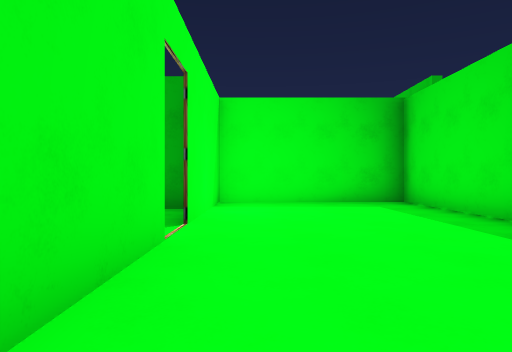
[1] (above)

24 first-person views from a walk through a Unity game level. The camera is 1.2 m above the floor, looks level and sees 70° across. The floor is counted in squares, 2 m on a side. Each view is taken from the middle of a square. On the plan, view 1 faces up. The plan holds only what a view shows up to about 10 squares ahead; the rest is blank. The place goes on beyond the plan. The player character is not drawn. Door leaves are left out, so doorways stand open. Some surface patterns are stand-ins.

[2]
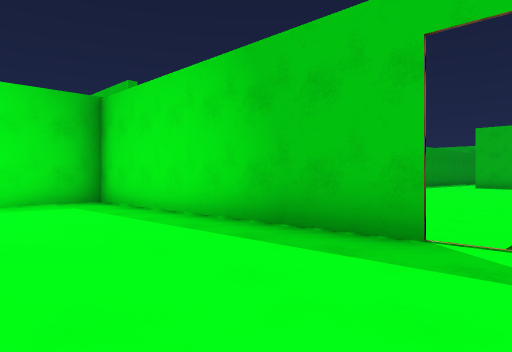

[3]
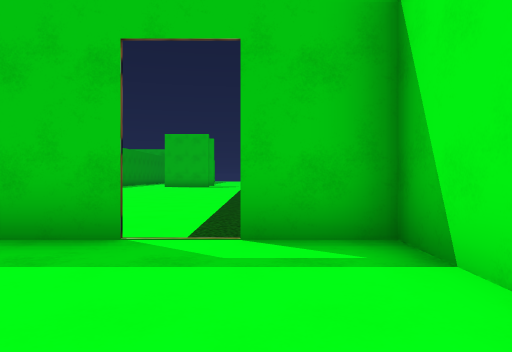

[4]
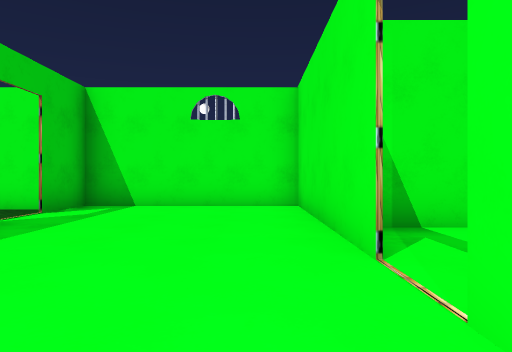

[5]
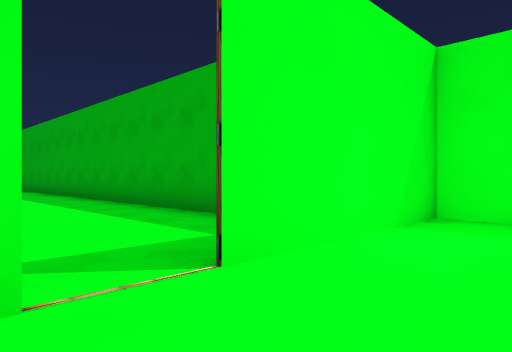

[6]
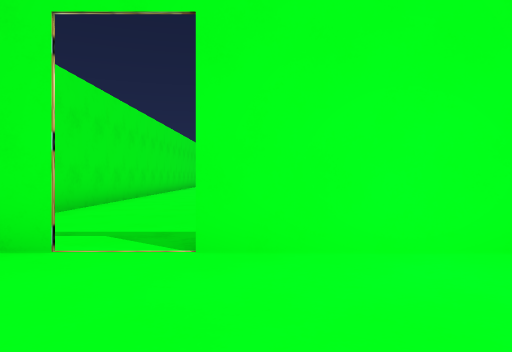

[7]
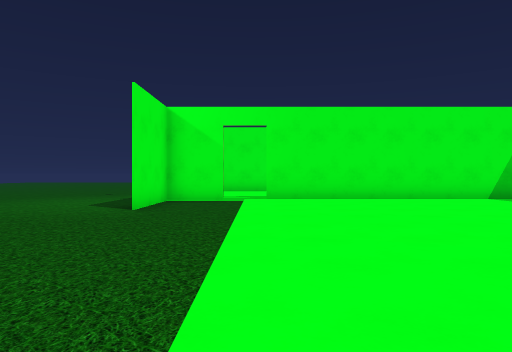

[8]
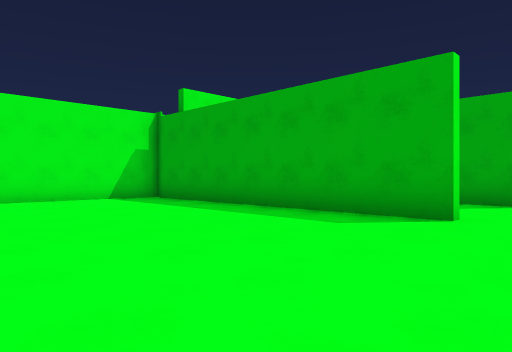

[9]
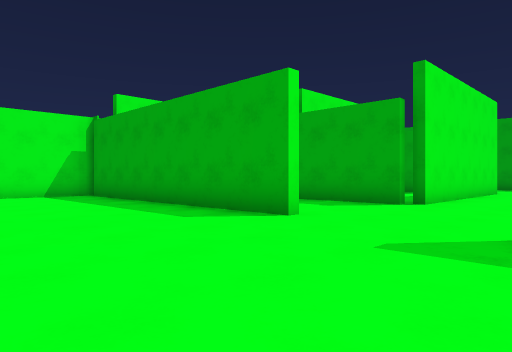

[10]
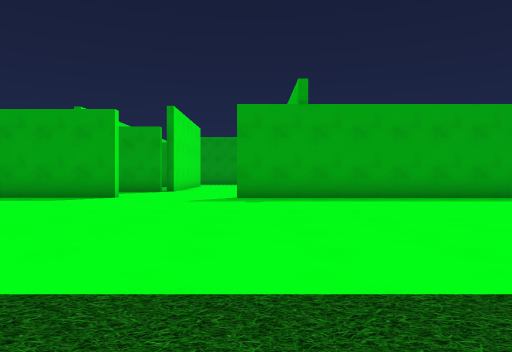

[11]
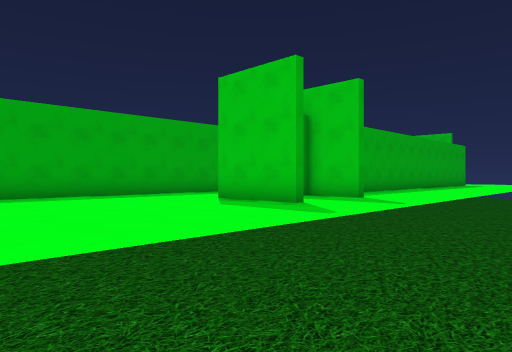

[12]
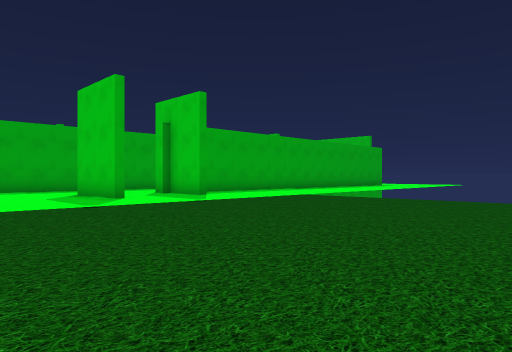

[13]
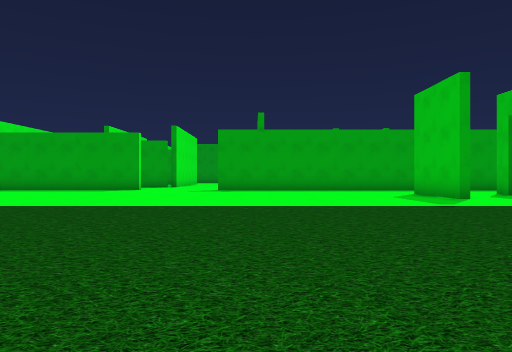

[14]
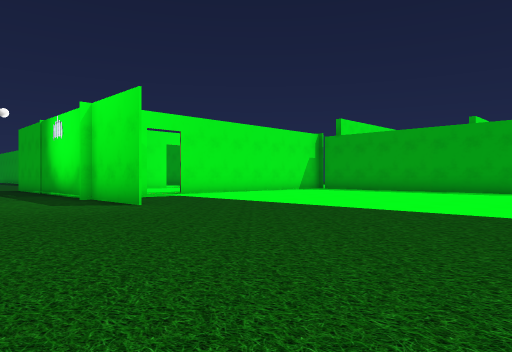

[15]
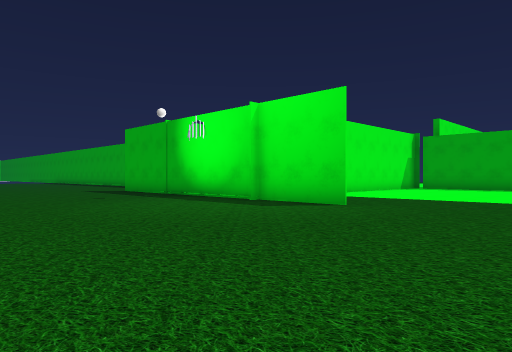

[16]
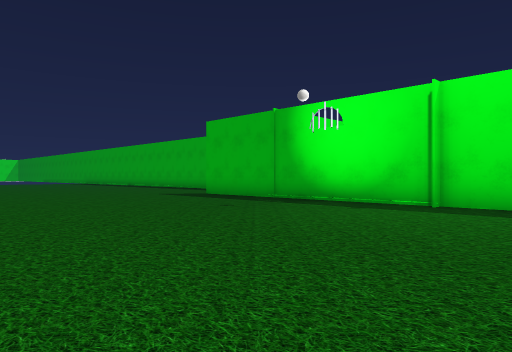

[17]
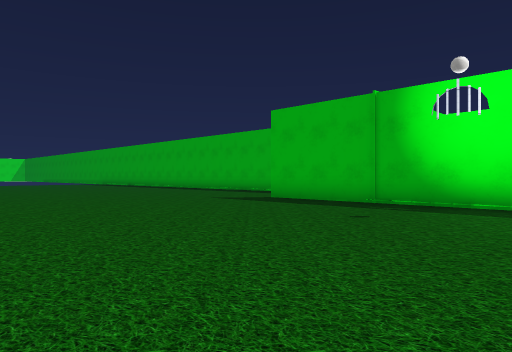

[18]
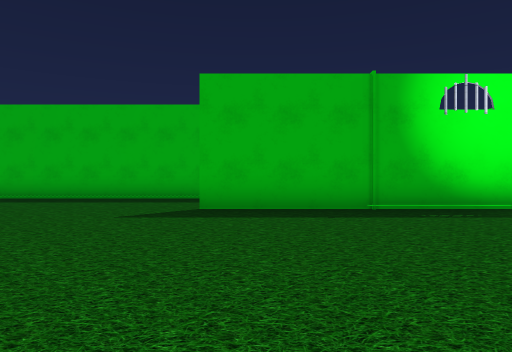

[19]
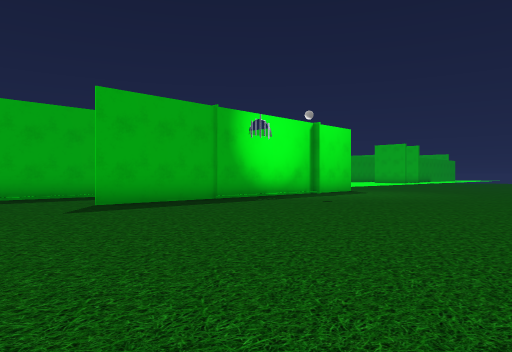

[20]
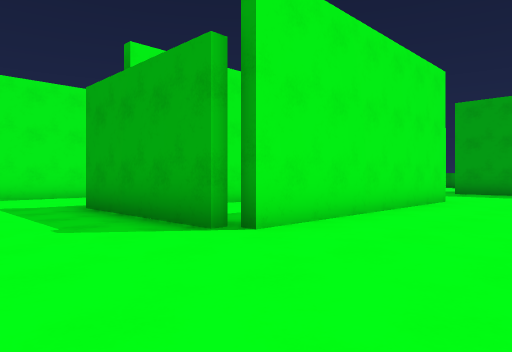

[21]
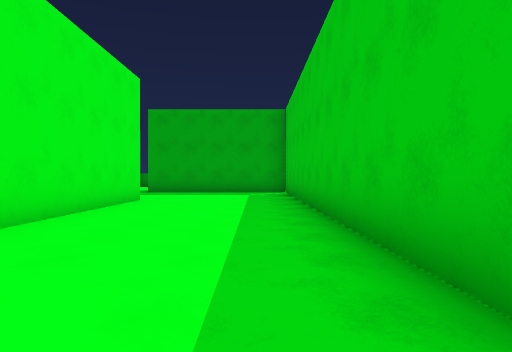

[22]
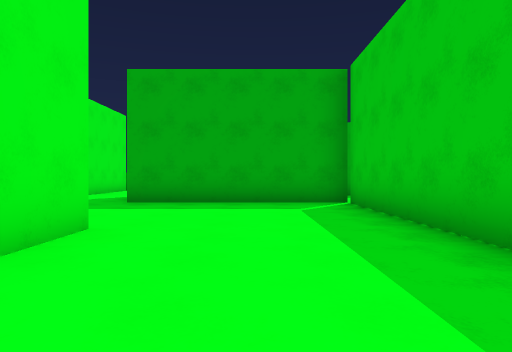

[23]
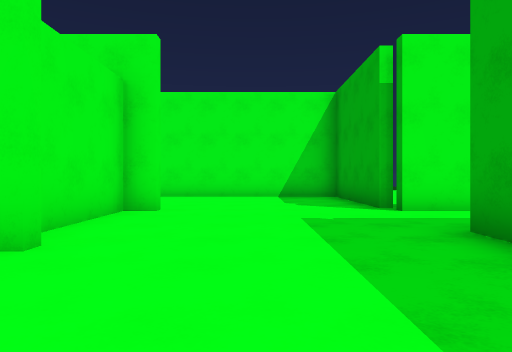

[24]
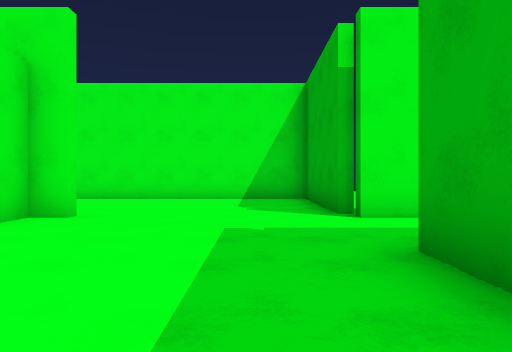

### Floor plan
Points are (right, up) in squares from view 1. A wall is a line through its corners. A room is listed if a view was taken in it or the views show most of it. See-through windows are left out.
Room 1 (views 1, 2, 3, 4, 5, 6)
walls: (-0.8, 3.5) (-0.8, -1.3) (3.6, -1.3); (3.4, 1.2) (3.4, 8.5) (-0.8, 8.5) (-0.8, 4.5); (3.4, -1.4) (3.4, 0.2)
ways out: open door at (3.5, 0.5) to room 2; open door at (-1, 4)
Room 2 (views 7, 8, 9, 10, 11, 12, 13, 14, 15, 16, 17, 18, 19, 20, 21, 22, 23, 24)
walls: (6, -1.4) (-4.1, -1.4); (11.5, 8.3) (4.1, 8.3); (3.5, 0.2) (3.5, -1.8); (3.6, -1.3) (6, -1.3); (20.9, 2.6) (20.9, 5.2); (3.5, 7.7) (3.5, 1.2); (11.8, 11.6) (7.9, 11.6); (16.1, 10.5) (16.1, 22); (23.4, 2.6) (23.4, 3.8); (21.5, 8.3) (14.5, 8.3); (4.5, 12.6) (4.5, 10.8); (-3.5, 1.7) (-7.5, 1.7); (12.1, 18.2) (12.1, 11.9); (8.8, 18.4) (8.8, 17.7) (11.1, 17.7); (8.2, 22.3) (4.5, 22.3) (4.5, 16.2); (16.1, 22.3) (11, 22.3); (8.8, 23.8) (8.8, 22.5)
ways out: open door at (3.5, 0.5) to room 1; opening at (21, 6.5); gap at (8, 22)

Where each view was taken, in squares from view 1:
view 1: 0 up, 0 right, facing up
view 2: 0 up, 0 right, facing up-right
view 3: 0 up, 0 right, facing right
view 4: 6 up, 0 right, facing down
view 5: 3 up, 1 right, facing up-left
view 6: 5 up, 2 right, facing left
view 7: 1 up, 13 right, facing left
view 8: 3 up, 13 right, facing up-left
view 9: 4 up, 15 right, facing up-left
view 10: 1 down, 15 right, facing up
view 11: 2 down, 15 right, facing up-right
view 12: 6 down, 17 right, facing up-right
view 13: 6 down, 16 right, facing up
view 14: 5 down, 13 right, facing up-left
view 15: 8 down, 10 right, facing up-left
view 16: 9 down, 6 right, facing up-left
view 17: 9 down, 3 right, facing up-left
view 18: 8 down, 3 left, facing up
view 19: 9 down, 7 left, facing up-right
view 20: 9 up, 15 right, facing up-left
view 21: 9 up, 15 right, facing up
view 22: 14 up, 14 right, facing up
view 23: 20 up, 15 right, facing left
view 24: 21 up, 14 right, facing left
